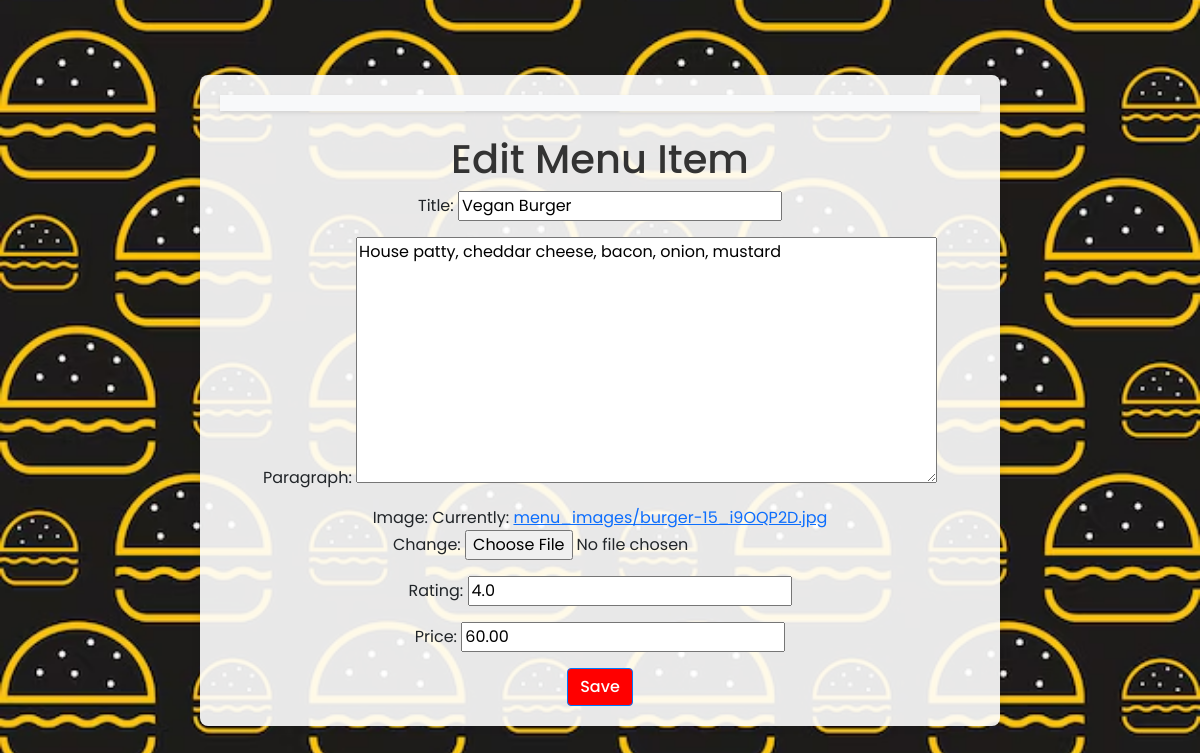
The page /menu-items/9/update/ (signed in) on the database its author committed.
### food/models.py (models this page shows, shortened)
class Food(models.Model):
    title = models.CharField(max_length=255)
    paragraph = models.TextField()
    image = models.ImageField(upload_to='menu_images/')
    rating = models.FloatField()
    price = models.DecimalField(max_digits=6, decimal_places=2)

### food/views.py (the view)
# urls.py: path('menu-items/<int:pk>/update/', views.menu_item_update, name='admin_menu_item_update'),
@login_required
def menu_item_update(request, pk):
    menu_item = get_object_or_404(Food, pk=pk)
    if request.method == 'POST':
        form = FoodForm(request.POST, request.FILES, instance=menu_item)
        if form.is_valid():
            form.save()
            return redirect('admin_menu_item_list')
    else:
        form = FoodForm(instance=menu_item)
    return render(request, 'yash/menu_item_form.html', {'form': form})

### food/forms.py
class FoodForm(forms.ModelForm):
    class Meta:
        model = Food
        fields = ['title', 'paragraph', 'image','rating','price']

### food/templates/yash/menu_item_form.html (shortened to what this page needs)
{% extends 'yash/base.html' %}
{% block content %}
    <h1>{% if form.instance.pk %}Edit{% else %}Add{% endif %} Menu Item</h1>
    <form method="post" enctype="multipart/form-data">
        {{ form.as_p }}
        <button type="submit" class="btn btn-primary">Save</button>
    </form>
{% endblock %}

### food/templates/yash/base.html (style rules this page uses)
body { font-family: 'Poppins', sans-serif; background-color: #f8f9fa; display: flex; align-items: center; justify-content: center; height: 100vh; margin: 0; position: relative; }
h1, h2, h3 { color: #333; }
.btn-primary { background-color: #FF0000; border-color: #007bff; color: #fff; transition: background-color 0.3s ease, transform 0.3s ease, color 0.3s ease; font-weight: 500; }

### rows shown on the page
Food: title "Vegan Burger", paragraph "House patty, cheddar cheese, bacon, onion, mustard", rating "4.0", price "60.00"
